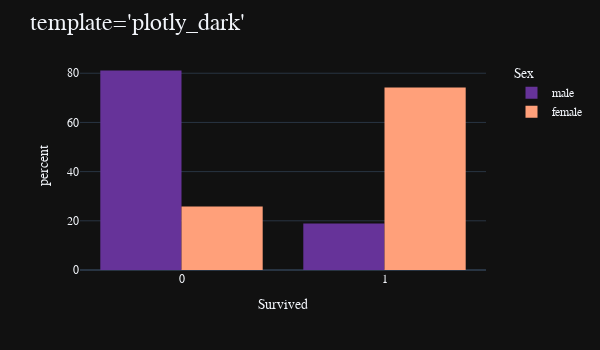

The notebook cell this image was saved under:
### Code cell
# available templates
template = ['ggplot2','plotly_dark', 'seaborn', 'simple_white', 'plotly']


df = df_titanic
fig = px.histogram(df, 
                   x="Survived", 
                   y=None, 
                   color="Sex",
                   width=600,
                   height=350,
                   histnorm='percent',
                   color_discrete_map={
                       "male": "RebeccaPurple", "female": "lightsalmon"
                       },
                   template="plotly_dark"
                   )

fig.update_layout(title=" template='plotly_dark'", 
                  font_family="San Serif",
                  bargap=0.2,
                  barmode='group',
                  titlefont={'size': 24},
                  legend=dict(
                  orientation="v", y=1, yanchor="top", x=1.25, xanchor="right")                
                  )
fig.show()

### Figure 1 — Plotly figure (JSON) as saved in the notebook; plotly's stock layout.template omitted (floating-point values rounded to 4 significant figures; data arrays with more than 128 entries replaced by an {"elided": "..."} marker saying what was removed)
{"data": [{"alignmentgroup": "True", "bingroup": "x", "histnorm": "percent", "hovertemplate": "Sex=male<br>Survived=%{x}<br>percent=%{y}<extra></extra>", "legendgroup": "male", "marker": {"color": "RebeccaPurple"}, "name": "male", "offsetgroup": "male", "orientation": "v", "showlegend": true, "type": "histogram", "x": {"elided": "577 int values"}, "xaxis": "x", "yaxis": "y"}, {"alignmentgroup": "True", "bingroup": "x", "histnorm": "percent", "hovertemplate": "Sex=female<br>Survived=%{x}<br>percent=%{y}<extra></extra>", "legendgroup": "female", "marker": {"color": "lightsalmon"}, "name": "female", "offsetgroup": "female", "orientation": "v", "showlegend": true, "type": "histogram", "x": {"elided": "314 int values"}, "xaxis": "x", "yaxis": "y"}], "layout": {"bargap": 0.2, "barmode": "group", "font": {"family": "San Serif"}, "height": 350, "legend": {"orientation": "v", "title": {"text": "Sex"}, "tracegroupgap": 0, "x": 1.25, "xanchor": "right", "y": 1, "yanchor": "top"}, "margin": {"t": 60}, "title": {"font": {"size": 24}, "text": " template='plotly_dark'"}, "width": 600, "xaxis": {"anchor": "y", "domain": [0.0, 1.0], "title": {"text": "Survived"}}, "yaxis": {"anchor": "x", "domain": [0.0, 1.0], "title": {"text": "percent"}}}}
